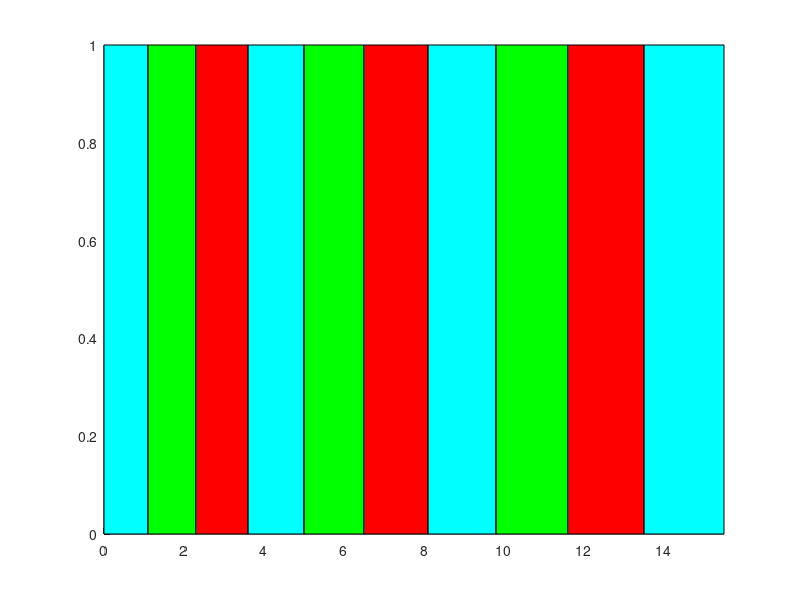

Write MATLAB code to recreate this figure. (Note: this script raises an error after producing the figure.)
function charter

figure(5)

N=10
x0=0;
y0=0;
w0=1
h=1;
c=['r','c','g'];

ww=0;
for i=1:N
w=(1+.1*i)*w0
j=mod(i,3)+1;
%patch([x0+i-1 x0+i x0+i x0+i-1],[0 0 1 1],c(i),'EdgeColor','k');
rectangle('Position',[x0+ww y0 w h],'FaceColor',c(j))
ww=ww+w;
end
axis([0 ww 0 1]);

hold on

%filename= 'D:\Works and Studies\Photonic\Lumerical\models\faradary_isolator\results-7-180s-108.txt';
[filename,filepath]=uigetfile('*.txt', 'Select results file')
file=strcat(filepath,strcat('\',filename));
data0=csvread(file,3,0);
data0;

[filename1,filepath1]=uigetfile('*.txt', 'Select results file')
file1=strcat(filepath1,strcat('\',filename1));
data1=csvread(file1,3,0);
     

data=data0;

ndata=size(data(:,1),1);

reverse=1;
if(reverse==1)
for j=1:ndata
data(j,1)=1./data0(ndata-j+1,1);
data(j,2)=data0(ndata-j+1,2);
data(j,3)=data0(ndata-j+1,3);
end

data

fid = fopen('results_lam.txt','wt');  % Note the 'wt' for writing in text mode

fprintf(fid,'results vs lambda\n');  
  
fprintf(fid,'******\n');
fprintf(fid,'[Fn *  Rotation * Transmitance ]\n');  
  for p=1:ndata
  

  fprintf(fid,'%f, %f, %f\n',data(p,1),data(p,2),data(p,3));


  end
    fclose(fid);
end

Fn=data(:,1);


wn1=Fn(1);
wn2=Fn(ndata);

colT='-k';
colR='-r';


 figure(1)

 plot(Fn(:,1),data(:,3),colR,'LineWidth',2);
  hold on
 plot(data1(:,1),data1(:,3),'-.k','LineWidth',2);
 axis([wn1,wn2,0,1]);
 
 figure(2)
 plot(Fn(:,1),data(:,2),colT,'LineWidth',2);
   hold on
 plot(data1(:,1),data1(:,2),'-.k','LineWidth',2);

 tmax=1.1*max(abs(data(:,2)));
   axis([wn1,wn2,0,90]);

  hold on
end